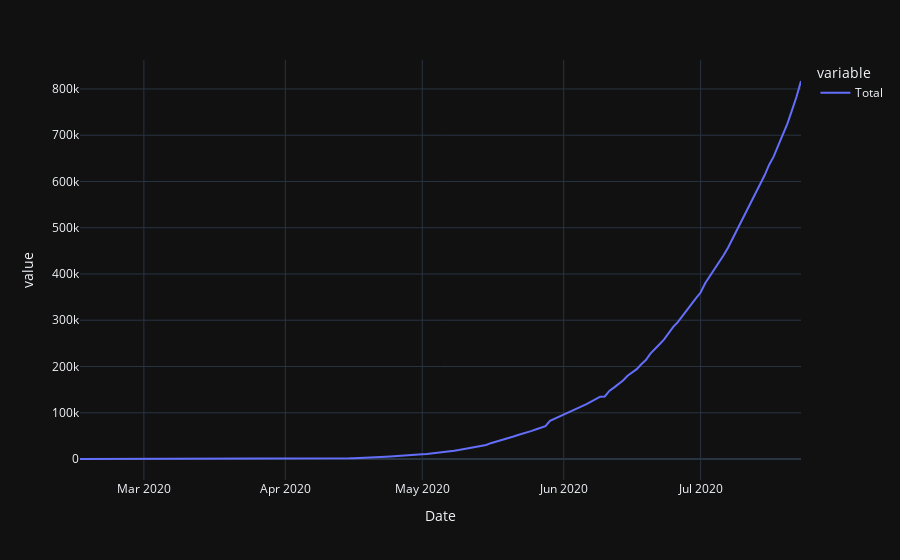

Source (notebook cell):
### Markdown cell above
## Recovery

### Code cell
data=create_data_frame('Recovery')
plot_data_frame()

### Figure 1 — Plotly figure (JSON) as saved in the notebook; plotly's stock layout.template omitted (floating-point values rounded to 4 significant figures; data arrays with more than 128 entries replaced by an {"elided": "..."} marker saying what was removed)
{"data": [{"hovertemplate": "variable=Total<br>Date=%{x}<br>value=%{y}<extra></extra>", "legendgroup": "Total", "line": {"color": "#636efa", "dash": "solid"}, "mode": "lines", "name": "Total", "orientation": "v", "showlegend": true, "type": "scatter", "x": {"elided": "159 str values"}, "xaxis": "x", "y": {"elided": "159 int values"}, "yaxis": "y"}], "layout": {"legend": {"title": {"text": "variable"}, "tracegroupgap": 0}, "margin": {"t": 60}, "xaxis": {"anchor": "y", "domain": [0, 1], "title": {"text": "Date"}}, "yaxis": {"anchor": "x", "domain": [0, 1], "title": {"text": "value"}}}}
